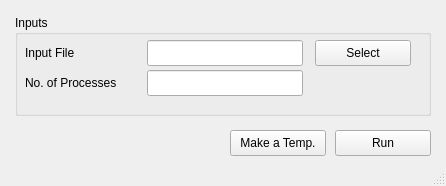
<?xml version="1.0" encoding="UTF-8"?>
<ui version="4.0">
 <class>MainWindow</class>
 <widget class="QMainWindow" name="MainWindow">
  <property name="geometry">
   <rect>
    <x>0</x>
    <y>0</y>
    <width>446</width>
    <height>186</height>
   </rect>
  </property>
  <property name="sizePolicy">
   <sizepolicy hsizetype="Minimum" vsizetype="Minimum">
    <horstretch>0</horstretch>
    <verstretch>0</verstretch>
   </sizepolicy>
  </property>
  <property name="minimumSize">
   <size>
    <width>426</width>
    <height>178</height>
   </size>
  </property>
  <property name="windowTitle">
   <string>MainWindow</string>
  </property>
  <widget class="QWidget" name="centralwidget">
   <widget class="QPushButton" name="pushButton_run">
    <property name="geometry">
     <rect>
      <x>335</x>
      <y>130</y>
      <width>96</width>
      <height>26</height>
     </rect>
    </property>
    <property name="font">
     <font>
      <pointsize>9</pointsize>
     </font>
    </property>
    <property name="statusTip">
     <string>Run simulation</string>
    </property>
    <property name="text">
     <string>Run</string>
    </property>
   </widget>
   <widget class="QPushButton" name="pushButton_test">
    <property name="geometry">
     <rect>
      <x>230</x>
      <y>130</y>
      <width>96</width>
      <height>26</height>
     </rect>
    </property>
    <property name="font">
     <font>
      <pointsize>9</pointsize>
     </font>
    </property>
    <property name="statusTip">
     <string>Make and save a template input file</string>
    </property>
    <property name="text">
     <string>Make a Temp.</string>
    </property>
   </widget>
   <widget class="QGroupBox" name="groupBox">
    <property name="geometry">
     <rect>
      <x>15</x>
      <y>15</y>
      <width>416</width>
      <height>101</height>
     </rect>
    </property>
    <property name="font">
     <font>
      <pointsize>9</pointsize>
     </font>
    </property>
    <property name="title">
     <string>Inputs</string>
    </property>
    <widget class="QPushButton" name="pushButton_input_file">
     <property name="geometry">
      <rect>
       <x>300</x>
       <y>25</y>
       <width>96</width>
       <height>26</height>
      </rect>
     </property>
     <property name="text">
      <string>Select</string>
     </property>
    </widget>
    <widget class="QLabel" name="label">
     <property name="geometry">
      <rect>
       <x>10</x>
       <y>25</y>
       <width>101</width>
       <height>26</height>
      </rect>
     </property>
     <property name="text">
      <string>Input File</string>
     </property>
    </widget>
    <widget class="QLineEdit" name="lineEdit_input_file">
     <property name="geometry">
      <rect>
       <x>132</x>
       <y>25</y>
       <width>156</width>
       <height>26</height>
      </rect>
     </property>
    </widget>
    <widget class="QLineEdit" name="lineEdit_n_proc">
     <property name="geometry">
      <rect>
       <x>132</x>
       <y>55</y>
       <width>156</width>
       <height>26</height>
      </rect>
     </property>
    </widget>
    <widget class="QLabel" name="label_2">
     <property name="geometry">
      <rect>
       <x>10</x>
       <y>55</y>
       <width>101</width>
       <height>26</height>
      </rect>
     </property>
     <property name="text">
      <string>No. of Processes</string>
     </property>
    </widget>
   </widget>
  </widget>
  <widget class="QMenuBar" name="menubar">
   <property name="geometry">
    <rect>
     <x>0</x>
     <y>0</y>
     <width>446</width>
     <height>22</height>
    </rect>
   </property>
  </widget>
  <widget class="QStatusBar" name="statusbar"/>
 </widget>
 <resources/>
 <connections/>
</ui>
